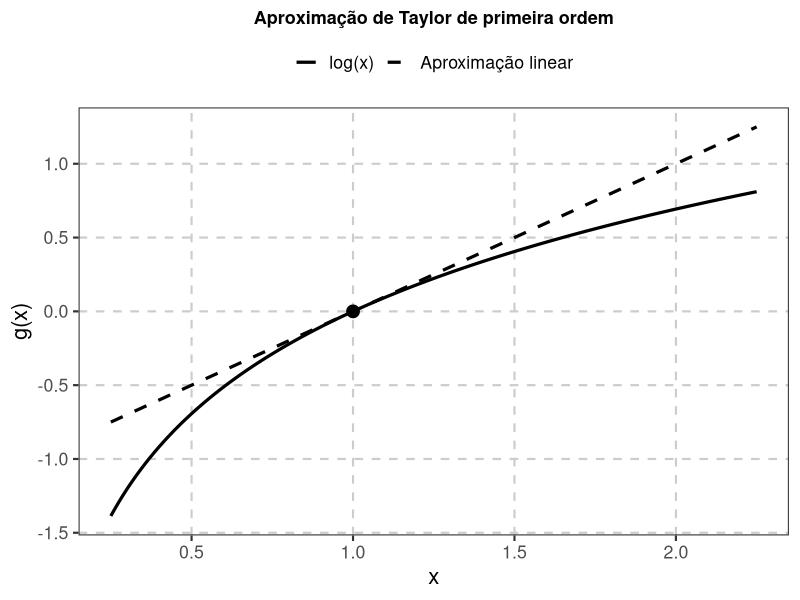
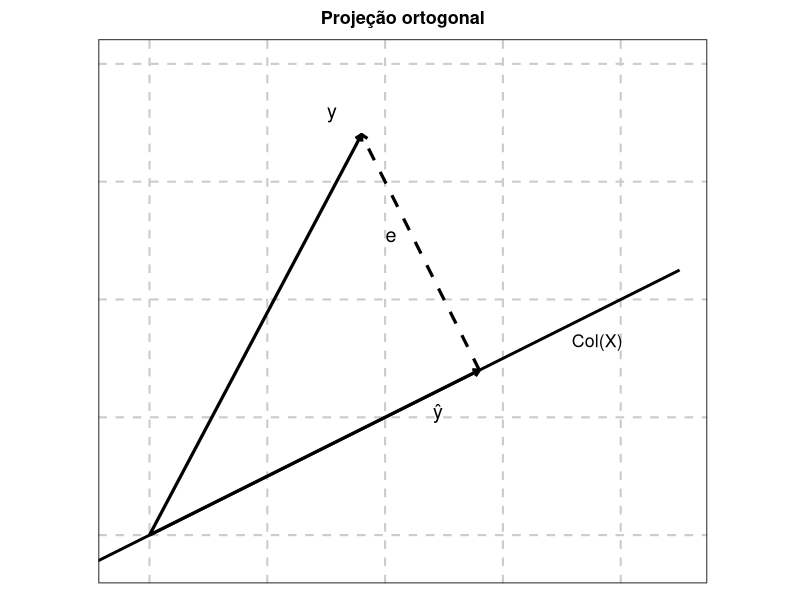
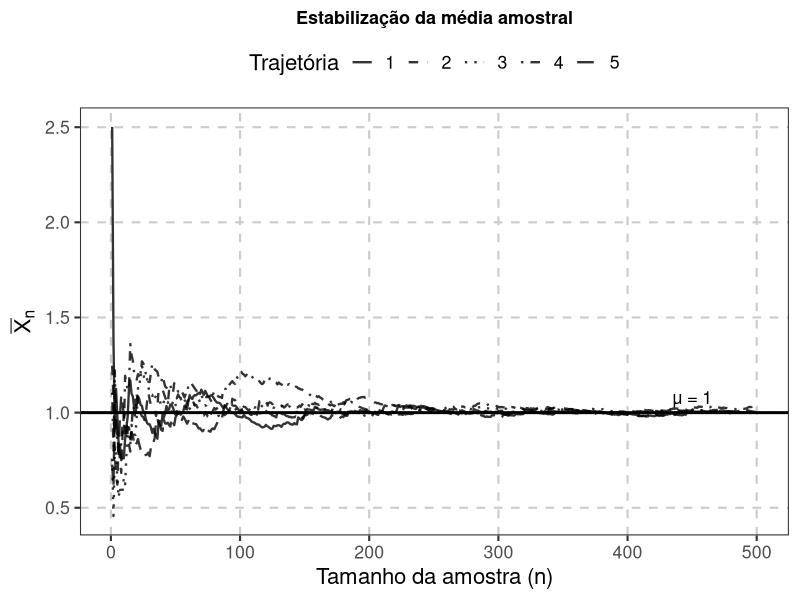
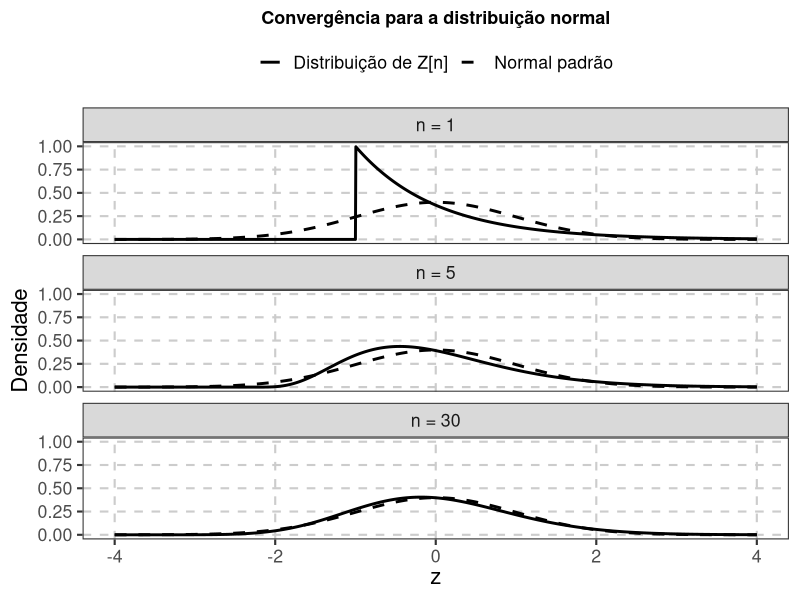
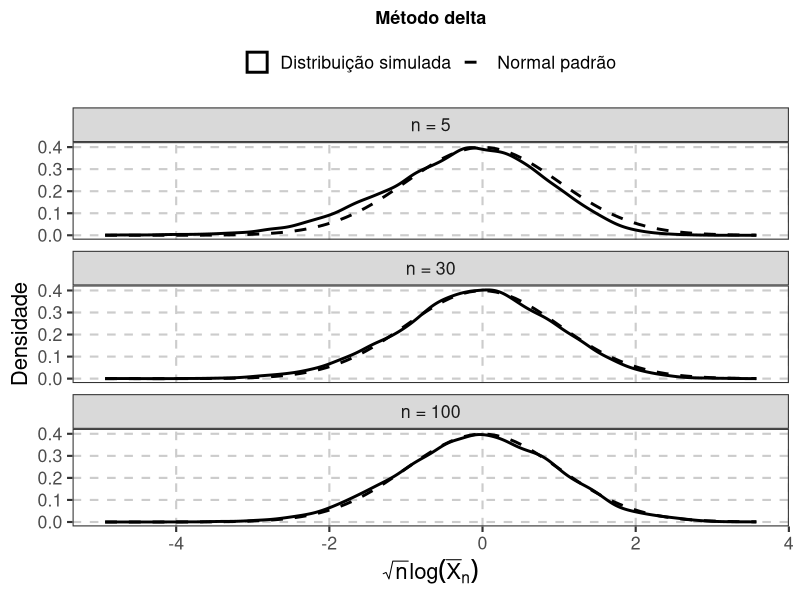

The R source for these figures, in order:
## ---- chunk 1
#| echo: false
#| include: false

library(ggplot2)
library(dplyr)
library(tidyr)
library(patchwork)

tema_matematico <- theme_bw(base_size = 16) +
  theme(
    plot.title = element_text(
      size = 13,
      face = "bold",
      hjust = 0.5
    ),
    legend.position = "top",
    panel.grid.major = element_line(
      color = "gray80",
      linetype = "dashed"
    ),
    panel.grid.minor = element_blank()
  )
## ---- chunk 2
#| label: fig-taylor-log
#| echo: false
#| fig-width: 6
#| fig-height: 5
#| fig-align: center
#| fig-cap: "Função logarítmica e sua aproximação de Taylor de primeira ordem em torno de a = 1."
#| warning: false
#| message: false

dados_taylor <- tibble(
  x = seq(0.25, 2.25, length.out = 1000)
) |>
  mutate(
    funcao = log(x),
    aproximacao = x - 1
  ) |>
  pivot_longer(
    cols = c(funcao, aproximacao),
    names_to = "tipo",
    values_to = "y"
  ) |>
  mutate(
    tipo = factor(
      tipo,
      levels = c("funcao", "aproximacao"),
      labels = c(
        "log(x)",
        "Aproximação linear"
      )
    )
  )

ggplot(
  dados_taylor,
  aes(
    x = x,
    y = y,
    linetype = tipo
  )
) +
  geom_line(linewidth = 1.1) +
  geom_point(
    data = tibble(
      x = 1,
      y = 0
    ),
    aes(
      x = x,
      y = y
    ),
    inherit.aes = FALSE,
    size = 4
  ) +
  scale_linetype_manual(
    values = c("solid", "dashed")
  ) +
  labs(
    title = "Aproximação de Taylor de primeira ordem",
    x = "x",
    y = "g(x)",
    linetype = NULL
  ) +
  tema_matematico
## ---- chunk 3
#| label: fig-projecao-ortogonal
#| echo: false
#| fig-width: 6
#| fig-height: 5
#| fig-align: center
#| fig-cap: "Representação geométrica de uma projeção ortogonal: o vetor y é decomposto em sua projeção sobre um subespaço e em um resíduo ortogonal."
#| warning: false
#| message: false

vetores <- tibble(
  tipo = c(
    "y",
    "y_hat",
    "e"
  ),
  x0 = c(
    0,
    0,
    2.8
  ),
  y0 = c(
    0,
    0,
    1.4
  ),
  x1 = c(
    1.8,
    2.8,
    1.8
  ),
  y1 = c(
    3.4,
    1.4,
    3.4
  )
)

subespaco <- tibble(
  x = c(-0.5, 4.5),
  y = c(-0.25, 2.25)
)

ggplot() +
  geom_line(
    data = subespaco,
    aes(
      x = x,
      y = y
    ),
    linewidth = 1
  ) +
  geom_segment(
    data = vetores,
    aes(
      x = x0,
      y = y0,
      xend = x1,
      yend = y1,
      linetype = tipo
    ),
    linewidth = 1.1,
    arrow = grid::arrow(
      length = grid::unit(0.18, "cm")
    )
  ) +
  annotate(
    "text",
    x = 1.55,
    y = 3.6,
    label = "y",
    size = 5
  ) +
  annotate(
    "text",
    x = 2.45,
    y = 1.05,
    label = "ŷ",
    size = 5
  ) +
  annotate(
    "text",
    x = 2.05,
    y = 2.55,
    label = "e",
    size = 5
  ) +
  annotate(
    "text",
    x = 3.8,
    y = 1.65,
    label = "Col(X)",
    size = 4.5
  ) +
  coord_equal(
    xlim = c(-0.2, 4.5),
    ylim = c(-0.2, 4)
  ) +
  scale_linetype_manual(
    values = c(
      "e" = "dashed",
      "y" = "solid",
      "y_hat" = "solid"
    ),
    guide = "none"
  ) +
  labs(
    title = "Projeção ortogonal",
    x = NULL,
    y = NULL
  ) +
  tema_matematico +
  theme(
    axis.text = element_blank(),
    axis.ticks = element_blank(),
    panel.grid = element_blank()
  )
## ---- chunk 4
#| label: fig-lgfn-media-amostral
#| echo: false
#| fig-width: 6
#| fig-height: 6
#| fig-align: center
#| fig-cap: "Trajetórias de médias acumuladas de amostras exponenciais com média 1."
#| warning: false
#| message: false

set.seed(1234)

n_max <- 500
n_traj <- 5

dados_lgfn <- tidyr::crossing(
  trajetoria = factor(1:n_traj),
  n = 1:n_max
) |>
  group_by(trajetoria) |>
  mutate(
    X = rexp(
      n_max,
      rate = 1
    ),
    media = cummean(X)
  ) |>
  ungroup()

ggplot(
  dados_lgfn,
  aes(
    x = n,
    y = media,
    group = trajetoria,
    linetype = trajetoria
  )
) +
  geom_line(
    linewidth = 0.8,
    alpha = 0.8
  ) +
  geom_hline(
    yintercept = 1,
    linewidth = 1
  ) +
  annotate(
    "text",
    x = 450,
    y = 1.08,
    label = "\u03bc = 1",
    size = 4.5
  ) +
  scale_linetype_manual(
    values = c(
      "solid",
      "dashed",
      "dotted",
      "dotdash",
      "longdash"
    )
  ) +
  labs(
    title = "Estabilização da média amostral",
    x = "Tamanho da amostra (n)",
    y = expression(bar(X)[n]),
    linetype = "Trajetória"
  ) +
  tema_matematico
## ---- chunk 5
#| label: fig-tcl-exponencial
#| echo: false
#| fig-width: 6
#| fig-height: 10
#| fig-align: center
#| fig-cap: "Densidade da média exponencial padronizada para diferentes tamanhos de amostra e densidade da distribuição normal padrão."
#| warning: false
#| message: false

ns <- c(1, 5, 30)

z <- seq(-4, 4, length.out = 1500)

dados_tcl <- tidyr::crossing(
  z = z,
  n = ns
) |>
  mutate(
    s = n + sqrt(n) * z,
    densidade = if_else(
      s > 0,
      sqrt(n) *
        dgamma(
          s,
          shape = n,
          rate = 1
        ),
      0
    ),
    normal = dnorm(z),
    n = factor(
      n,
      levels = ns,
      labels = c(
        "n = 1",
        "n = 5",
        "n = 30"
      )
    )
  )

ggplot(
  dados_tcl,
  aes(
    x = z
  )
) +
  geom_line(
    aes(
      y = densidade,
      linetype = "Distribuição de Z[n]"
    ),
    linewidth = 1
  ) +
  geom_line(
    aes(
      y = normal,
      linetype = "Normal padrão"
    ),
    linewidth = 1
  ) +
  facet_wrap(
    ~ n,
    ncol = 1
  ) +
  scale_linetype_manual(
    values = c(
      "Distribuição de Z[n]" = "solid",
      "Normal padrão" = "dashed"
    )
  ) +
  labs(
    title = "Convergência para a distribuição normal",
    x = expression(z),
    y = "Densidade",
    linetype = NULL
  ) +
  tema_matematico
## ---- chunk 6
#| label: fig-metodo-delta
#| echo: false
#| fig-width: 6
#| fig-height: 10
#| fig-align: center
#| fig-cap: "Distribuição simulada da transformação da média amostral e densidade normal padrão prevista pelo método delta."
#| warning: false
#| message: false

set.seed(1234)

ns <- c(5, 30, 100)
B <- 10000

dados_delta <- bind_rows(
  lapply(
    ns,
    function(n) {
      amostras <- matrix(
        rexp(
          B * n,
          rate = 1
        ),
        nrow = B,
        ncol = n
      )

      medias <- rowMeans(amostras)

      tibble(
        n = n,
        z = sqrt(n) * log(medias)
      )
    }
  )
) |>
  mutate(
    n = factor(
      n,
      levels = ns,
      labels = c(
        "n = 5",
        "n = 30",
        "n = 100"
      )
    )
  )

ggplot(
  dados_delta,
  aes(
    x = z
  )
) +
  geom_density(
    aes(
      linetype = "Distribuição simulada"
    ),
    linewidth = 1
  ) +
  stat_function(
    fun = dnorm,
    aes(
      linetype = "Normal padrão"
    ),
    linewidth = 1
  ) +
  facet_wrap(
    ~ n,
    ncol = 1
  ) +
  scale_linetype_manual(
    values = c(
      "Distribuição simulada" = "solid",
      "Normal padrão" = "dashed"
    )
  ) +
  labs(
    title = "Método delta",
    x = expression(
      sqrt(n) * log(bar(X)[n])
    ),
    y = "Densidade",
    linetype = NULL
  ) +
  tema_matematico
